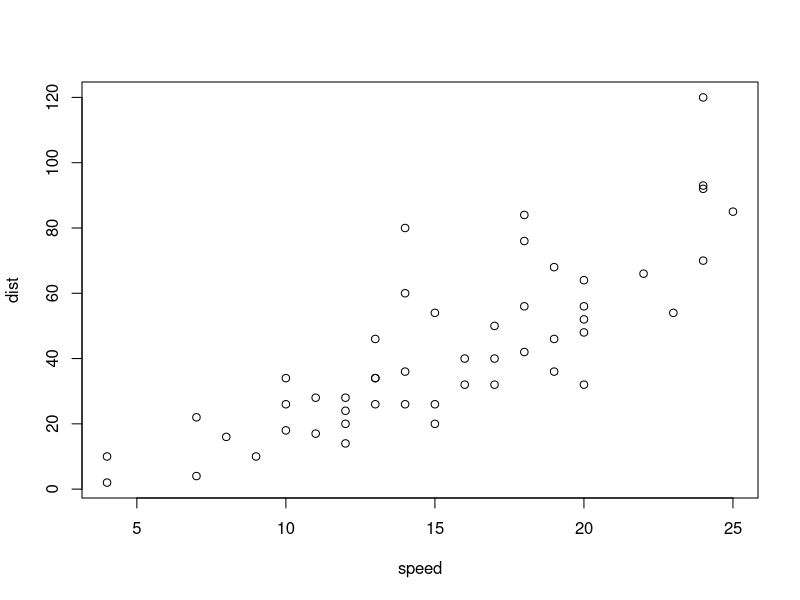
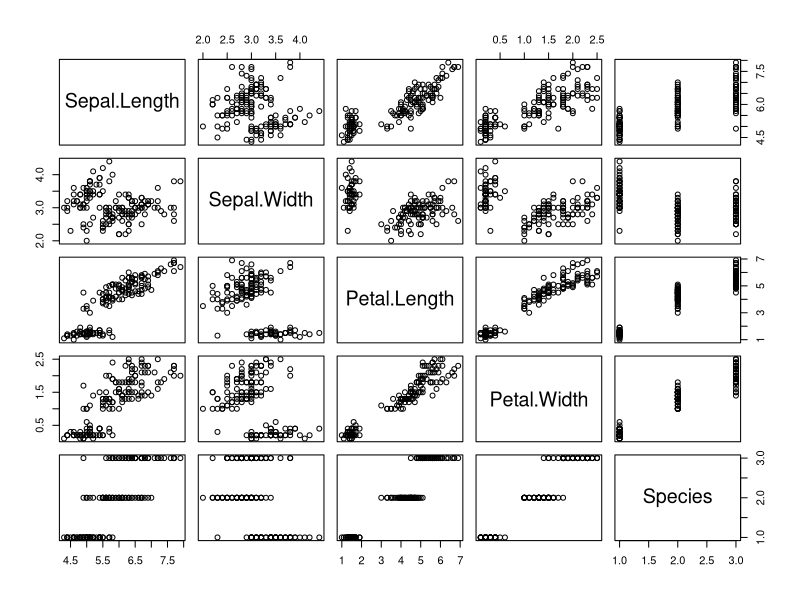
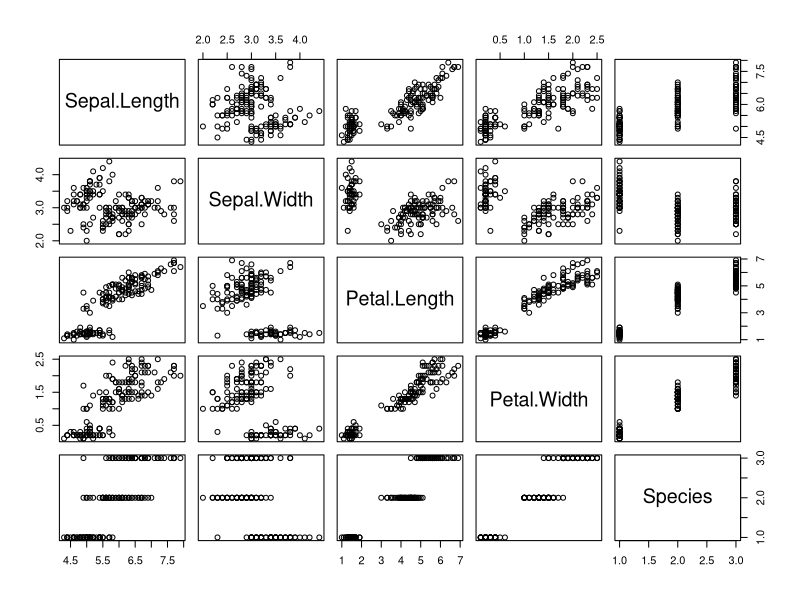

R code for these plots, in order:
## ---- chunk 1
plot(cars)
## ---- chunk 2
plot (iris)
## ---- chunk 3
plot(iris)
